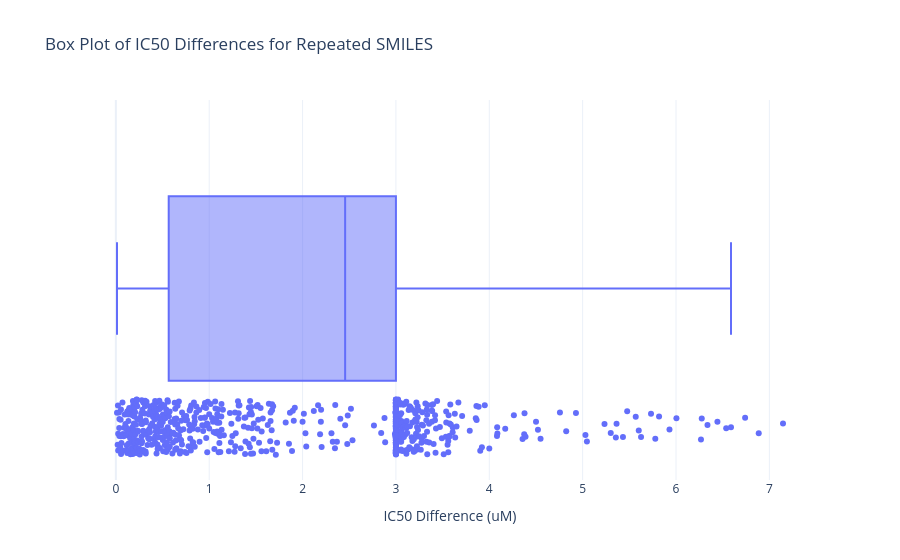

This figure's notebook cell:
### Markdown cell above
## Summary Statistics for acvalue_uM Differences in Repeated SMILES

### Code cell
# Calculate the difference in 'acvalues_uM' for repeated smiles
repeated_smiles_ic50 = df.groupby('smiles').agg({'acvalue_uM': lambda x: x.max() - x.min()}).reset_index()
repeated_smiles_ic50 = repeated_smiles_ic50[repeated_smiles_ic50['acvalue_uM'] > 0]

# Summary statistics
summary_stats = repeated_smiles_ic50['acvalue_uM'].describe()

import plotly.express as px

# Create a horizontal box plot for IC50 differences
fig_box_horizontal = px.box(
    repeated_smiles_ic50,
    x='acvalue_uM',
    title='Box Plot of IC50 Differences for Repeated SMILES',
    labels={'acvalue_uM': 'IC50 Difference (uM)'},
    template='plotly_white',
    points='all'  # Show all points for detailed distribution
)

fig_box_horizontal.update_layout(
    xaxis_title="IC50 Difference (uM)",
    yaxis_title="",
    showlegend=False
)
fig_box_horizontal.show()

### Figure 1 — Plotly figure (JSON) as saved in the notebook; plotly's stock layout.template omitted (floating-point values rounded to 4 significant figures; data arrays with more than 128 entries replaced by an {"elided": "..."} marker saying what was removed)
{"data": [{"alignmentgroup": "True", "boxpoints": "all", "hovertemplate": "IC50 Difference (uM)=%{x}<extra></extra>", "legendgroup": "", "marker": {"color": "#636efa"}, "name": "", "notched": false, "offsetgroup": "", "orientation": "h", "showlegend": false, "type": "box", "x": {"elided": "743 float values"}, "x0": " ", "xaxis": "x", "y0": " ", "yaxis": "y"}], "layout": {"autosize": true, "boxmode": "group", "legend": {"tracegroupgap": 0}, "showlegend": false, "title": {"text": "Box Plot of IC50 Differences for Repeated SMILES"}, "xaxis": {"anchor": "y", "autorange": true, "domain": [0, 1], "range": [-0.3841, 7.542], "title": {"text": "IC50 Difference (uM)"}, "type": "linear"}, "yaxis": {"anchor": "x", "autorange": true, "domain": [0, 1], "range": [-0.5169, 0.5], "title": {"text": ""}, "type": "category"}}}
